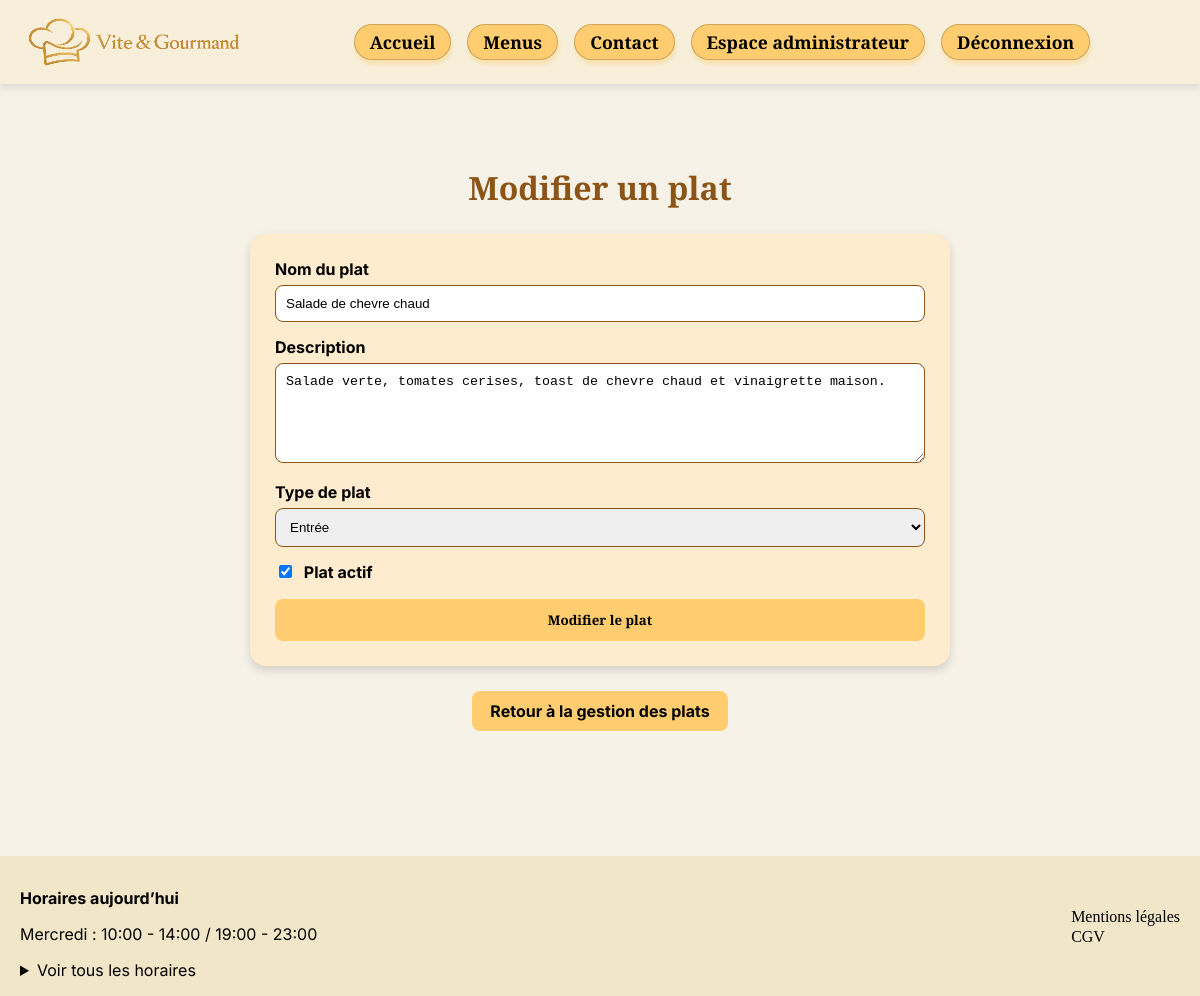
The page /public/modifier-plat.php?id=13 (signed in) on the database its author committed.
### tables this page shows
CREATE TABLE `plat` (
  `id` int(11) NOT NULL,
  `nom` varchar(150) NOT NULL,
  `description` text NOT NULL,
  `type_plat` enum('entrée','plat','dessert') NOT NULL,
  `actif` tinyint(1) NOT NULL DEFAULT 1
);

### public/modifier-plat.php (the view, shortened to what this page needs)
<?php
require_once __DIR__ . '/../includes/db.php';
$platId = (int) ($_GET['id'] ?? $_POST['id'] ?? 0);
$sql = "SELECT * FROM plat WHERE id = ?";
$stmt = $pdo->prepare($sql);
$stmt->execute([$platId]);
$plat = $stmt->fetch(PDO::FETCH_ASSOC);
require_once __DIR__ . '/../includes/header.php';
?>
<main class="page-modifier-plat">
    <h1>Modifier un plat</h1>
    <form method="POST" class="formulaire-plat">
        <label for="nom">Nom du plat</label>
        <input
            type="text"
            id="nom"
            name="nom"
            value="<?= htmlspecialchars($plat['nom']) ?>"
            required
        >
        <label for="description">Description</label>
        <textarea
            id="description"
            name="description"
            required
        ><?= htmlspecialchars($plat['description']) ?></textarea>
        <label for="type_plat">Type de plat</label>
        <select name="type_plat" id="type_plat" required>
            <option value="entrée" <?= $plat['type_plat'] === 'entrée' ? 'selected' : '' ?>>
                Entrée
            </option>
        </select>
        <label class="choix-plat-actif">
            <input
                type="checkbox"
                name="actif"
                <?= $plat['actif'] ? 'checked' : '' ?>
            >
            Plat actif
        </label>
        <button type="submit" class="bouton-formulaire-plat">Modifier le plat</button>
    </form>
    <a href="gestion-plats.php" class="bouton-retour-plats">Retour à la gestion des plats</a>
</main>
<?php require_once __DIR__ . '/../includes/footer.php'; ?>

### public/assets/css/style.css (style rules this page uses)
* { box-sizing: border-box; }
body { font-family: "Inter", sans-serif; background-color: #F7F2E8; color: #000; margin: 0; }
h1 { font-family: "Playfair Display", serif; }
h2, h3, nav a, button { font-family: "playfair", serif; }

### public/assets/css/auth.css (style rules this page uses)
form { max-width: 480px; margin: 50px auto; padding: 25px; background-color: #FFECCE; border-radius: 20px; box-shadow: 0 4px 10px rgba(0, 0, 0, 0.15); }
form button { width: 100%; padding: 12px; background-color: #FFCD70; border: 1px solid rgba(0, 0, 0, 0.2); border-radius: 999px; font-weight: bold; cursor: pointer; }

### public/assets/css/employe-plats.css (style rules this page uses)
.page-gestion-plats, .page-modifier-plat, .page-ajouter-plat { max-width: 1050px; margin: 0 auto; padding: 40px 20px; }
.page-gestion-plats h1, .page-modifier-plat h1, .page-ajouter-plat h1 { text-align: center; color: #8C5517; margin-bottom: 25px; }
.bouton-ajouter-plat, .bouton-retour-plats { display: block; width: fit-content; margin: 0 auto 25px auto; padding: 10px 18px; background-color: #FFCD70; color: #000; text-decoration: none; border-radius: 8px; font-weight: bold; }
.formulaire-plat { max-width: 700px; margin: 0 auto 25px auto; padding: 25px; background-color: #FFECCE; border-radius: 16px; box-shadow: 0 4px 10px rgba(0, 0, 0, 0.15); }
.formulaire-plat label { display: block; margin-bottom: 6px; font-weight: bold; }
.formulaire-plat input, .formulaire-plat textarea, .formulaire-plat select { width: 100%; padding: 10px; margin-bottom: 15px; border: 1px solid #8C5517; border-radius: 8px; }
.formulaire-plat textarea { min-height: 100px; }
.choix-plat-actif { font-weight: normal; }
.choix-plat-actif input { width: auto; margin-right: 8px; }
.bouton-formulaire-plat { width: 100%; padding: 12px; background-color: #FFCD70; border: none; border-radius: 8px; font-weight: bold; cursor: pointer; }

### rows shown on the page
plat: nom "Salade de chevre chaud", description "Salade verte, tomates cerises, toast de chevre chaud et vinaigrette maison.", type_plat "Entrée", actif "☑"
